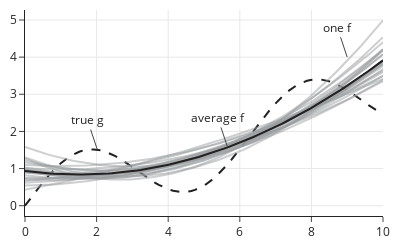

This figure's notebook cell:
### Markdown cell above
We can show on a plot all 25 fitted models along with the true function, $g$, and the average of the fitted curves $ \bar{f} $. To do this, we use transparency for the 25 fitted models to distinguish overlapping curves:

### Code cell
fig = go.Figure()

fig.add_trace(
        go.Scatter(x=x_full, y=y_true, 
                   line_color=charcoal,
                  line_dash='dash')
)

for j in range(25):
    fig.add_trace(
        go.Scatter(x=x_full, y=fits[j], line_color='rgba(153, 157, 160, 0.5)'))
    
fig.add_trace(
        go.Scatter(x=x_full, y=np.mean(fits, axis=0), 
                   line_color=charcoal))


fig.add_annotation(x=2.02, y=1.51, 
            text="true g")

fig.add_annotation(x=9, y=4.0,
            text="one f")

fig.add_annotation(x=5.66, y=1.57,
            text="average f")
    
fig.update_layout(height=250, width=400, showlegend=False)
fig.show()
